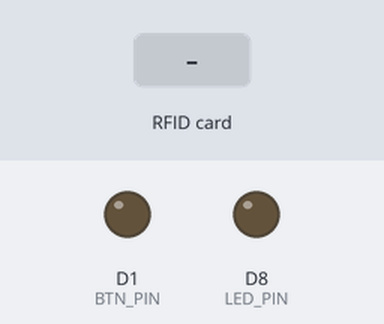
A sketch run on a simulated ESP8266 (NodeMCU). Shown: output pins drawn as LEDs (lit = HIGH). The inputs (shaded band) are chosen by the test bench. WiFi joins after 1.5 s; servers stay silent unless stated; uploads are accepted with an empty reply; what the sketch prints to the serial monitor is not drawn.

Above: at 2.7 s.
2.8 s: RFID card 5E 7A 19 C4 held to the reader
At 3.4 s:
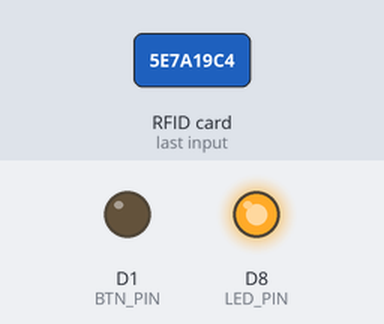
Timing chart, 0 to 5.8 s (numbered marks = the images above; inputs shaded):
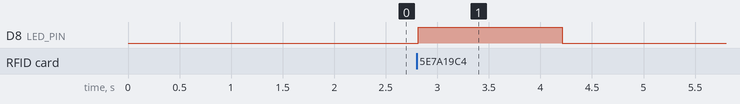

The sketch:

RFID.ino
```cpp
#include <ESP8266HTTPClient.h>
#include <ESP8266WiFi.h>
#include <MFRC522.h>
#include <SPI.h>

//Network SSID
const char* ssid = "Nan4you";
const char* password = "dwikrisnandi19";

//pengenal host (server) = IP Address komputer server
const char* host = "192.168.45.137";

#define LED_PIN D8
#define BTN_PIN D1

#define SDA_PIN D4
#define RST_PIN D3

MFRC522 mfrc522(SDA_PIN, RST_PIN);

void setup() {
   Serial.begin(115200);

  //setting koneksi wifi
  WiFi.hostname("NodeMCU");
  WiFi.begin(ssid, password);

  //cek koneksi wifi
  while(WiFi.status() !=WL_CONNECTED)
  {
    //progress sedang mencari wifi
    delay(500);
    Serial.println(".");
  }

  Serial.println("Wifi Connected");
  Serial.println("IP Address : ");
  Serial.println(WiFi.localIP());

  pinMode(LED_PIN, OUTPUT);
  pinMode(BTN_PIN, OUTPUT);

  SPI.begin();
  mfrc522.PCD_Init();
  Serial.println("Dekatkan Kartu RFID Anda ke Reader");
  Serial.println();
}

void loop() {
  WiFiClient client ;
  if(digitalRead(BTN_PIN)==1)
  {
  digitalWrite(LED_PIN, HIGH);
  while(digitalRead(BTN_PIN)==1) ;
  String getData, Link ;
  HTTPClient http ;

  Link ="http://192.168.45.137/TubesIoT/ubahmode.php";
  http.begin(client, Link);

  int httpCode = http.GET();
  String payload = http.getString();
  http.end();

}
digitalWrite(LED_PIN, LOW);

if(! mfrc522.PICC_IsNewCardPresent())
  return ;

if(! mfrc522.PICC_ReadCardSerial())
  return ;

String IDTAG = "";
for(byte i=0; i<mfrc522.uid.size; i++)
{
  IDTAG += mfrc522.uid.uidByte[i];
}

digitalWrite(LED_PIN, HIGH);


const int httpPort = 80;
if(!client.connect(host, httpPort))
{
  Serial.println("Connection Failed");
  return;
}

String Link;
HTTPClient http ;
Link ="http://192.168.45.137/TubesIoT/kirimkartu.php?nokartu=" + IDTAG;
http.begin(client, Link);

int httpCode = http.GET();
String payload = http.getString();
Serial.println(payload);
http.end();

delay(1000);
}
```

Measured:
- after the input at 2.8 s, D8 (LED_PIN): LOW → HIGH at once, → LOW 1.4 s later
